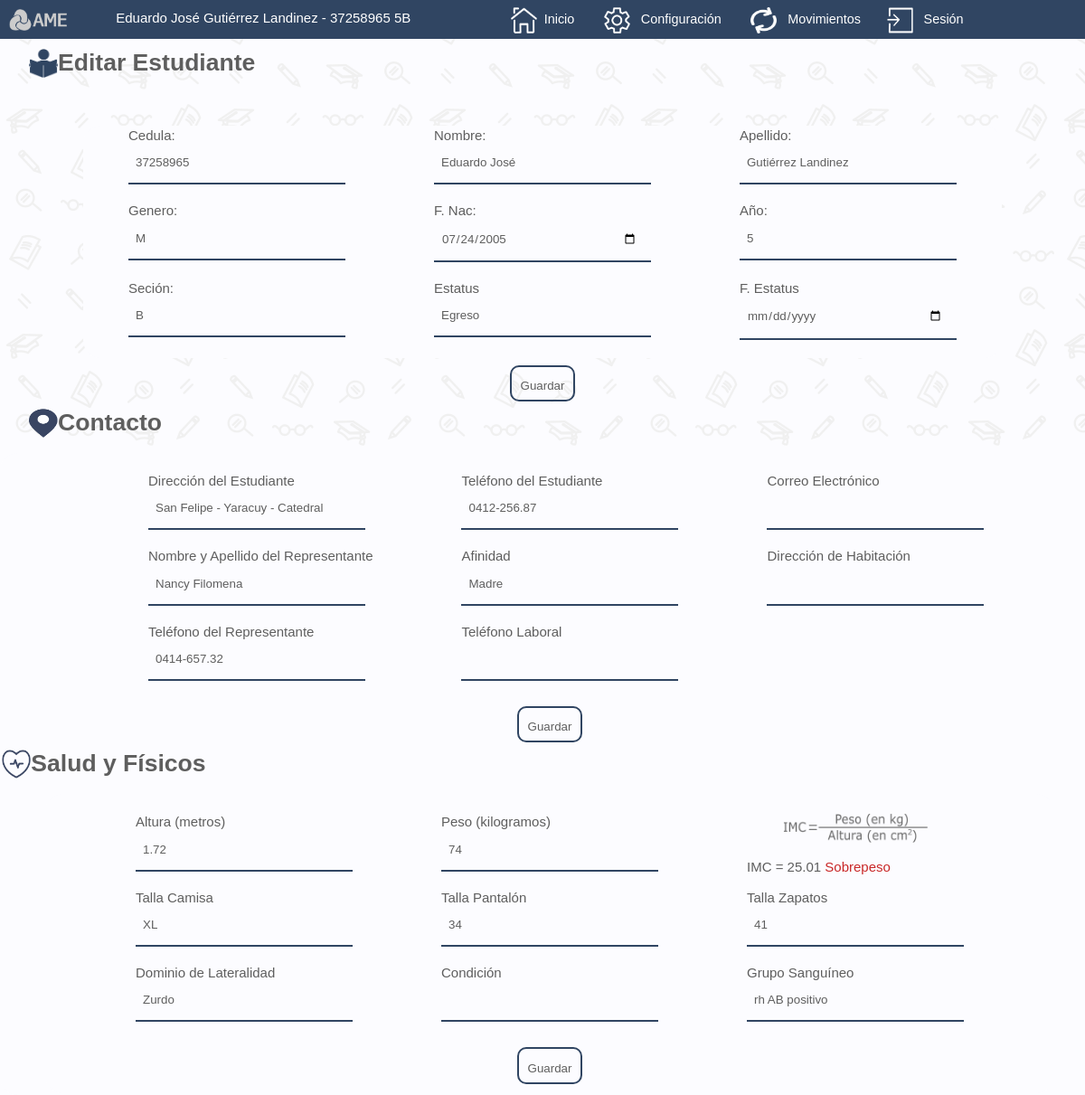
Screenshot of /vista/editar_estudiante.php?id=2 with the database file from the repository.
### tables this page shows
CREATE TABLE `estudiantes` (
  `id` int(10) NOT NULL,
  `cedula` varchar(10) NOT NULL,
  `nombre` varchar(30) NOT NULL,
  `apellido` varchar(20) NOT NULL,
  `gen` varchar(1) NOT NULL,
  `nac` date NOT NULL,
  `ano` varchar(1) NOT NULL,
  `secc` varchar(1) NOT NULL,
  `estatus` varchar(8) NOT NULL,
  `f_estatus` date DEFAULT NULL
);

CREATE TABLE `contacto` (
  `id` int(11) NOT NULL,
  `d_estudiante` varchar(80) NOT NULL,
  `t_estudiante` varchar(11) NOT NULL,
  `correo` varchar(50) NOT NULL,
  `representante` varchar(30) NOT NULL,
  `afinidad` varchar(15) NOT NULL,
  `d_representante` varchar(80) NOT NULL,
  `t_representante` varchar(11) NOT NULL,
  `t_laboral` varchar(11) NOT NULL
);

CREATE TABLE `salud_fisicos` (
  `id` int(5) NOT NULL,
  `altura` float(4,2) DEFAULT NULL,
  `peso` float(5,2) DEFAULT NULL,
  `camisa` varchar(3) DEFAULT NULL,
  `pantalon` varchar(3) DEFAULT NULL,
  `zapato` int(2) NOT NULL,
  `lateralidad` varchar(10) NOT NULL,
  `condicion_f` varchar(20) NOT NULL,
  `sangre` varchar(15) NOT NULL
);

### modelo/estudiante_mod.php (called while the page is built, shortened)
<?php
class Estudiante_Modelo
	{
    public static function obtenerUno($id){
        global $mysqli;
        $sentencia = $mysqli->prepare("SELECT * FROM estudiantes WHERE id = ?");
        $sentencia->bind_param("i", $id);
        $sentencia->execute();
        $resultado = $sentencia->get_result();
        return $resultado->fetch_object();}
}

### modelo/contacto_mod.php (called while the page is built, shortened)
<?php
class Contacto_Modelo
	{
    public static function obtener_contacto($id){
        global $mysqli;
        $sentencia = $mysqli->prepare("SELECT * FROM contacto WHERE id = ?");
        $sentencia->bind_param("i", $id);
        $sentencia->execute();
        $resultado = $sentencia->get_result();
        return $resultado->fetch_object();}
}

### modelo/fisico_mod.php (called while the page is built, shortened)
<?php
class Fisico_Modelo
	{
    public static function obtenerUno($id){
        global $mysqli;
        $sentencia = $mysqli->prepare("SELECT * FROM salud_fisicos WHERE id = ?");
        $sentencia->bind_param("i", $id);
        $sentencia->execute();
        $resultado = $sentencia->get_result();
        return $resultado->fetch_object();}
}

### vista/editar_estudiante.php (the view, shortened to what this page needs)
<!DOCTYPE html>
<html  lang="es">
<head>
    <link rel="stylesheet" type="text/css" href="../vista/style/form.css">
    <link rel="stylesheet" type="text/css" href="../vista/style/global.css">
    <link type="text/css" rel="stylesheet" href="../vista/style/formulaimc.css"/>
    <link rel="stylesheet" type="text/css" href="../vista/style/menu.css">
</head>
<?php
include_once "../config/conexion.php";
include_once "../modelo/estudiante_mod.php";
include_once "../modelo/fisico_mod.php";
include_once "../modelo/contacto_mod.php";
$estudiante = Estudiante_Modelo::obtenerUno($_GET['id']);
$fisico=Fisico_Modelo::obtenerUno($_GET['id']);
$contacto=Contacto_Modelo::obtener_contacto($_GET['id']);
?>
<header>
    <div>
    <nav>
        <ul>
        <img class="logomenu" src="../vista/images/Logo.png"/>
        <label style="color:#fff; float:left; margin-top: 0.7em; margin-left: 3em;">
        <?php
            echo $estudiante->nombre." ".$estudiante->apellido." - ".$estudiante->cedula." ".$estudiante->ano.$estudiante->secc;
        ?></label>
            <li><a href="../vista/inicio.php"><img class="image" src="../vista/images/inicio.png"/> &nbsp;Inicio</a></li>
            <li><a href="#"> <img class="image" src="../vista/images/configuracion.png"/> &nbsp;  Configuraci&oacute;n</a>
             </li>
            <li><a href="#"> <img class="image" src="../vista/images/movimientos.png"/> &nbsp; Movimientos</a>
            <li><a href="#"> <img class="image" src="../vista/images/sesion.png"/> &nbsp; Sesi&oacute;n</a>
            </li>
       </ul>
    </nav>
</div>
</header> <br /> <br />
<body background="../vista/images/background.png">
<br />
<div class="top">
        <h5 id="estudiante"><img class="iconleft" src="../vista/images/estudiante_azul.png" /><dd>Editar Estudiante</dd></h5>
        </div>
	<form action="../controlador/actualizar_estudiante.php" method="POST">
            <input class="input" type="hidden" name="id" value="<?php echo $_GET['id']; ?>"><br>
<center><br><br>
    <table class="tablaform">
                <tr>
                    <td>
                        <label for="cedula">Cedula:</label><br>
                        <input class="input" value="<?php echo $estudiante->cedula ?>"
                        name="cedula" required type="text" id="cedula"placeholder="Cedula"><br><br>
                    </td>
                    <td>
                        <label for="nombre">Nombre:</label><br>
                        <input class="input" value="<?php echo $estudiante->nombre ?>"
                        name="nombre" required type="text" id="nombre"placeholder="Nombre"><br><br>
                    <td>
                        <label for="apellido">Apellido:</label><br>
                        <input class="input" value="<?php echo $estudiante->apellido ?>"
				        name="apellido" required type="text" id="apellido"placeholder="Apellido"><br><br>
                    </td>
                </tr>
                <tr>
                    <td>
                        <label for="gen">Genero:</label><br>
                        <input class="input" value="<?php echo $estudiante->gen ?>"
                        name="gen" required type="text" id="gen"placeholder="M ó F"><br><br>
                    </td>
                    <td>
                        <label for="nac">F. Nac:</label><br>
                        <input class="input" value="<?php echo $estudiante->nac ?>"
                        name="nac" required type="date" id="nac"placeholder="Fecha Nacimiento"><br><br>
                    </td>
                    <td>
                        <label for="ano">Año:</label><br>
                        <input class="input" value="<?php echo $estudiante->ano ?>"
                        name="ano" required type="text" id="ano"placeholder="Año"><br><br>
                    </td>
                </tr>
                <tr>
                    <td>
                        <label for="asecc">Seción:</label><br>
                        <input class="input" value="<?php echo $estudiante->secc ?>"
                        name="secc" required type="text" id="secc"placeholder="Seccion"><br><br>
                    </td>
                    <td>
                        <label for="asecc">Estatus</label><br>
                        <input class="input" value="<?php echo $estudiante->estatus ?>"
                        name="estatus"  type="text" id="estatus"placeholder="Estatus"><br><br>
                    </td>
                    <td>
                        <label for="asecc">F. Estatus</label><br>
                        <input class="input" value="<?php echo $estudiante->f_estatus ?>"
                        name="f_estatus"  type="date" id="f_estatus"placeholder="F. Estatus"><br><br>
                    </td>
                </tr>
  </table>
            <div class="centerfinish">
                <button class="finish" type="submit">Guardar</button>
            </div>
        </form>
<div class="top">
<h5 id="contacto">  <img class="iconleft" src="../vista/images/ubicacion_azul.png" /><dd>Contacto</dd></h5>
</div>
<br />
<table class="tablaform table">
<td>
<form action="../controlador/actualizar_contacto.php" method="post">
<input class="input" type="hidden" name="id" value="<?php echo $_GET['id']; ?>"><br>
<table style="margin-left: 4em;">
    <tr>
        <td>
            <label class="labelcolor">Direcci&oacute;n del Estudiante</label><br />
            <input class="input" type="text" value="<?php echo $contacto->d_estudiante?>" name="d_estudiante" id="d_estudiante" /> <br /> <br />
        </td>
        <td>
            <label class="labelcolor">Tel&eacute;fono del Estudiante</label><br />
            <input class="input" type="text" name="t_estudiante" id="t_estudiante" value="<?php echo $contacto->t_estudiante?>"/> <br /> <br />
        </td>
        <td>
            <label class="labelcolor">Correo Electr&oacute;nico</label> <br />
            <input class="input" type="correo" name="correo" id="correo" value="<?php echo $contacto->correo?>"/> <br /> <br />
        </td>
    </tr>
    <tr>
        <td>
            <label class="labelcolor">Nombre y Apellido del Representante</label><br />
            <input class="input" type="text" name="representante"  id="representante" value="<?php echo $contacto->representante?>"/> <br /> <br />
        </td>
        <td>
            <label class="labelcolor">Afinidad</label><br />
            <input class="input" type="text" name="afinidad" id="afinidad" value="<?php echo $contacto->afinidad?>"/> <br /> <br />
        </td>
        <td>
            <label class="labelcolor">Direcci&oacute;n de Habitaci&oacute;n</label><br />
            <input class="input" type="text" name="d_representante" id="d_representante" value="<?php echo $contacto->d_representante?>" /> <br /><br />
        </td>
    </tr>
    <tr>
        <td>
            <label class="labelcolor">Tel&eacute;fono del Representante</label><br />
            <input class="input" type="text" name="t_representante" id="t_representante" value="<?php echo $contacto->t_representante?>"/> <br /> <br />
        </td>
        <td>
            <label class="labelcolor">Tel&eacute;fono Laboral</label><br />
            <input class="input" type="text" name="t_laboral" id="t_laboral" value="<?php echo $contacto->t_laboral?>"/> <br /> <br />
        </td>
            </tr>
</table>
            <div class="centerfinish">
                <button class="finish" type="submit">Guardar</button>
            </div>
</form>
    <div class="top">
<h5 style="margin-left:-3em;" id="fisico"><img class="iconleft" src="images/salud_fisicos.png" /><dd>Salud y Físicos</dd></h5>
</div>
<br />
<table class="tablaform">
<td>
<form action="../controlador/actualizar_fisico.php" method="post">
    <input class="input" type="hidden" name="id" value="<?php echo $_GET['id']; ?>"><br>
<center>
<table>
    <tr>
        <td>
            <label class="labelcolor">Altura (metros)</label><br />
            <input class="input" type="text" id="altura" name="altura"
            value="<?php echo $fisico->altura ?>"
             /> <br />  <br />
        </td>
        <td>
            <label class="labelcolor">Peso (kilogramos)</label><br />
            <input class="input" type="text" id="peso" name="peso" value="<?php echo $fisico->peso ?>"/> <br /> <br />
        </td>
        <td>
            <center><img class="formulaimc_e" src="images/imc.png"/><br /><br /></center>
           <label><?php
           $peso=$fisico->peso;
           $altura=($fisico->altura);
           if ($altura>0){
			$imc=$peso/($altura*$altura);
            $imc=number_format($imc, 2);}
            else{
            $imc="";
        	}
        	echo "IMC = ".$imc."  ";
    switch($imc){
    	case ($imc>24.99):
    	echo '<span style=color:#c92828> Sobrepeso';
    	break;
    }
 ?>
        </label>
        </td>
    </tr>
    <tr>
        <td>
            <label class="labelcolor">Talla Camisa</label><br />
            <input class="input" type="text"  value="<?php echo $fisico->camisa ?>" id="camisa" name="camisa"/> <br />  <br />
        </td>
        <td>
            <label class="labelcolor"> Talla Pantalón</label><br />
            <input class="input" type="text" id="pantalon" name="pantalon" value="<?php echo $fisico->pantalon ?>"/> <br /> <br />
        </td>
        <td>
            <label class="labelcolor">Talla Zapatos</label><br />
            <input class="input" type="text" id="zapato" name="zapato" value="<?php echo $fisico->zapato ?>"/> <br /> <br />
        </td>
    </tr>
    <tr>
        <td>
            <label class="labelcolor"> Dominio de Lateralidad</label><br />
            <input class="input" type="text" id="lateralidad" name="lateralidad" value="<?php echo $fisico->lateralidad ?>"/>
            <br /> <br />
        </td>
        <td>
            <label class="labelcolor">Condici&oacute;n</label><br />
            <input class="input" type="text" id="condicion_f" name="condicion_f" value="<?php echo $fisico->condicion_f ?>"/> <br /> <br />
        </td>
        <td>
            <label class="labelcolor"> Grupo Sanguíneo</label> <br />
            <input class="input" type="text" id="sangre" name="sangre" value="<?php echo $fisico->sangre ?>"/>
             <br /> <br />
        </td>
    </tr>
</table>
<div class="centerfinish">
<input class="finish" type="submit" name="guardar" value="Guardar"/>
</div>
</center>
</form>
</body>
</html>

### vista/style/form.css (style rules this page uses)
.tablaform { margin: 0 auto; text-align: left; background-color: #fcfcff; border-radius: 20px; }
td { padding-left: 3em; padding-right: 3em; vertical-align: top; }
.form, .table { width:95%; }
.input, select { width:18em; padding:15px; padding-left:0.5rem; padding-top: 1em; box-sizing:border-box; background:none; outline:none; resize:none; border:0; font-family:"Verdana",sans-serif; transition:all .3s; border-bottom:2px solid #304562; }
.finish { padding:8px 10px; margin:8px; border:2px solid #304562; background:0; cursor:pointer; transition:all .3s; border-radius: 10px; }
.centerfinish { display:flex; justify-content: center; }

### vista/style/global.css (style rules this page uses)
body { background-color: #fcfcff; }
a:link, a:visited, a:active { text-decoration:none; }
.iconleft { vertical-align: middle; float:left; width: 2rem; height: 2rem; }
label, table, h2, h3, h4, i, p, dd, b, h6, label, .top, .form, .finish, .encabezado { font-family: "Verdana", sans-serif; }
label { font-size:15px; }
label, select, h2, h6, i, .labelcolor, .finish, .input, .top, .encabezado { color: #5e5e5e; }
select, .labelcolor, .finish, .input { padding-top: 1em; }
.top { font-size:2em; text-align: left; margin-left: 1em; }

### vista/style/formulaimc.css (style rules this page uses)
.formulaimc_e { width: 10em; height: 2em; vertical-align: middle; }

### vista/style/menu.css (style rules this page uses)
* { border: 0; margin: 0; padding: 0; }
a { color: #ffffff; }
.image { width:2em; height:2em; vertical-align: middle; }
.logomenu { float:left; padding:0.6em; width: 4em; height:1.5em; }
nav { background-color: #304562; text-align: right; padding-right: 8em; }
nav ul { padding: 0; margin: 0; list-style: none; position: relative; }
nav ul li { display:inline-block; background-color:#304562; color:#ffffff }
nav a { display:block; padding:0 1em; font-size:0.9em; font-family: "Verdana", sans-serif; text-align: justify; line-height: 3em; text-decoration:none; }
nav { position:fixed; width:90%; }

### rows the page displays
estudiantes: nombre "Eduardo José", apellido "Gutiérrez Landinez", cedula "37258965", ano "5", secc "B", gen "M", nac "07/24/2005", estatus "Egreso"
contacto: d_estudiante "San Felipe - Yaracuy - Catedral", t_estudiante "0412-256.87", representante "Nancy Filomena", afinidad "Madre", t_representante "0414-657.32"
salud_fisicos: altura "1.72", peso "74", imc "25.01", camisa "XL", pantalon "34", zapato "41", lateralidad "Zurdo", sangre "rh AB positivo"
